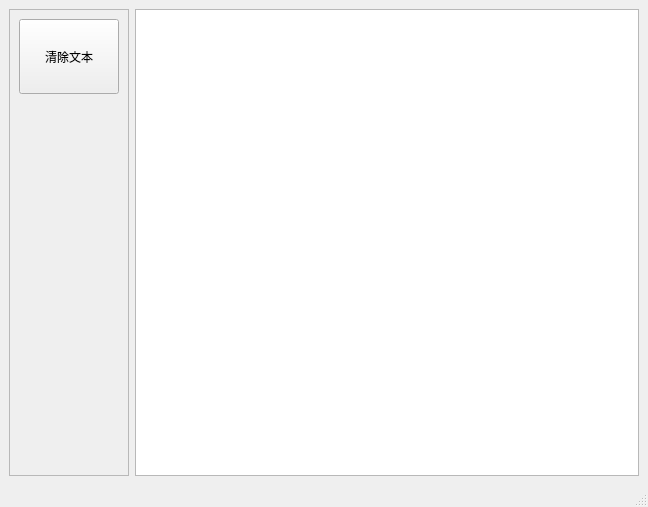
<?xml version="1.0" encoding="UTF-8"?>
<ui version="4.0">
 <class>MainWindow</class>
 <widget class="QMainWindow" name="MainWindow">
  <property name="geometry">
   <rect>
    <x>0</x>
    <y>0</y>
    <width>648</width>
    <height>507</height>
   </rect>
  </property>
  <property name="windowTitle">
   <string>WPS</string>
  </property>
  <widget class="QWidget" name="centralwidget">
   <layout class="QHBoxLayout" name="horizontalLayout">
    <item>
     <widget class="QFrame" name="frame">
      <property name="minimumSize">
       <size>
        <width>100</width>
        <height>0</height>
       </size>
      </property>
      <property name="frameShape">
       <enum>QFrame::StyledPanel</enum>
      </property>
      <property name="frameShadow">
       <enum>QFrame::Raised</enum>
      </property>
      <layout class="QVBoxLayout" name="verticalLayout">
       <item>
        <widget class="QPushButton" name="btnClearText">
         <property name="minimumSize">
          <size>
           <width>100</width>
           <height>75</height>
          </size>
         </property>
         <property name="text">
          <string>清除文本</string>
         </property>
        </widget>
       </item>
       <item>
        <spacer name="verticalSpacer">
         <property name="orientation">
          <enum>Qt::Vertical</enum>
         </property>
         <property name="sizeHint" stdset="0">
          <size>
           <width>20</width>
           <height>365</height>
          </size>
         </property>
        </spacer>
       </item>
      </layout>
     </widget>
    </item>
    <item>
     <widget class="QTextEdit" name="textEdit"/>
    </item>
   </layout>
  </widget>
  <widget class="QStatusBar" name="statusbar"/>
 </widget>
 <resources/>
 <connections/>
</ui>
